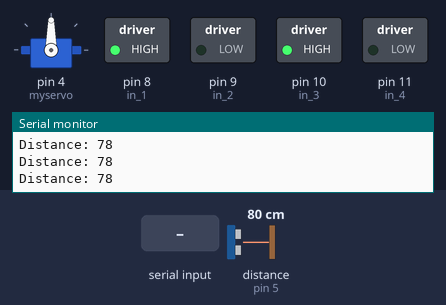
The sketch below on a simulated Arduino Uno, built with avr-gcc and run on an emulated ATmega328P. Parts: servo, switched loads named in the sketch (green lamp = pin HIGH), the last lines printed to the serial monitor. Wiring (inferred from the names in the program): ultrasonic range finder: trigger pin 6; echo pin 5. Inputs (shaded band) come from the test bench; at power-on: distance to the obstacle (sensor on pin 5) 80 cm. The echo pulse lasts 58.3 µs per cm; pins used as bus, display or sensor lines are not drawn.

Above: at 1.2 s.
1.3 s: distance to the obstacle (sensor on pin 5) set to 56 cm
2.8 s: distance to the obstacle (sensor on pin 5) set to 46 cm
At 3.1 s:
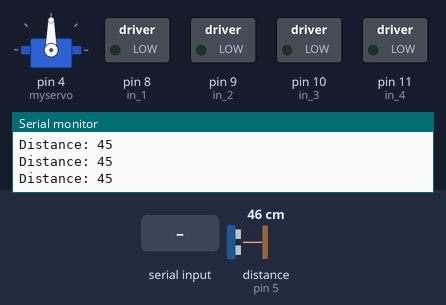
4.3 s: "0\n" received over Serial
At 4.78 s:
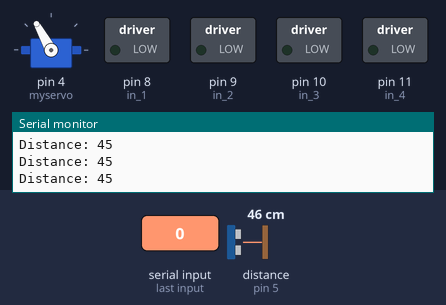
7.3 s: "2\n" received over Serial
At 7.9 s:
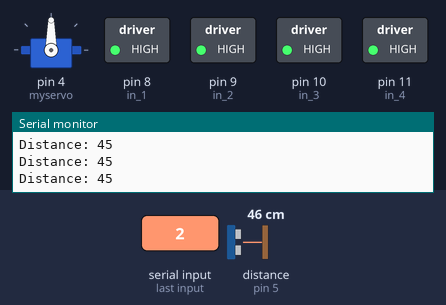
10.3 s: "3\n" received over Serial
At 12.1 s:
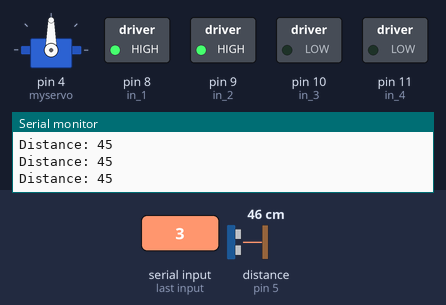
13.3 s: distance to the obstacle (sensor on pin 5) set to 120 cm
At 14.3 s:
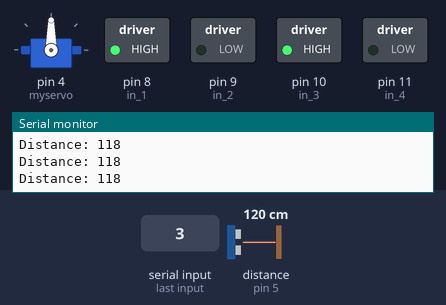
Timing chart, 0 to 15.8 s (numbered marks = the images above; inputs shaded):
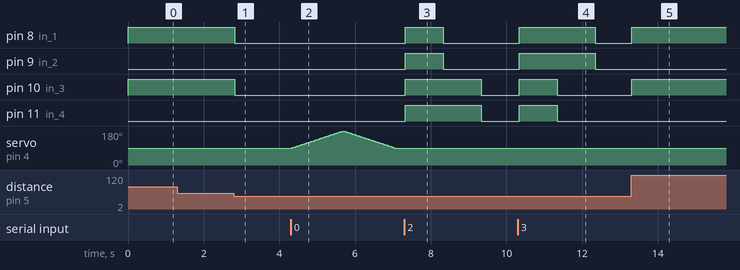

Measured:
- the behaviour switches between 52 and 51 cm on distance to the obstacle (sensor on pin 5) (found by bisection; images 0 and 1)
- after the input at 2.8 s, pin 8 (in_1), pin 10 (in_3): HIGH → LOW at once
- after the input at 4.3 s, servo on pin 4 (myservo): rises from 90° to 180° in 1.3 s, then falls to 90° in 1.4 s
- after the input at 7.3 s, pin 8 (in_1), pin 9 (in_2): LOW → HIGH at once, → LOW 1.0 s later; pin 10 (in_3), pin 11 (in_4): LOW → HIGH at once, → LOW 2.0 s later
- after the input at 10.3 s, pin 8 (in_1), pin 9 (in_2): LOW → HIGH at once, → LOW 2.0 s later; pin 10 (in_3), pin 11 (in_4): LOW → HIGH at once, → LOW 1.0 s later
- after the input at 13.3 s, pin 8 (in_1), pin 10 (in_3): LOW → HIGH at once

The sketch:

full_test_code3.ino
```cpp
#include <Servo.h>

Servo myservo;
int pos = 90;
//const int pwm1 = 2 ; //initializing pin 2 as pwm
//const int pwm2 = 3;
const int trigPin = 6;
const int echoPin = 5;
const int in_1 = 8 ;//PWM left motor
const int in_2 = 9 ;//DR left motor
const int in_3 = 10;//PWM right motor
const int in_4 = 11;//DR right motor

// defines variables for ultrasonic sensor
long duration;
int distance;

void setup() {

 Serial.begin(9600); //communication between arduino and raspberry pi
 myservo.attach(4);  // pin for servo
 pinMode(trigPin, OUTPUT); // Sets the trigPin as an Output
 pinMode(echoPin, INPUT); // Sets the echoPin as an Input
 //pinMode(pwm1,OUTPUT); //we have to set PWM pin as output
 //pinMode(pwm2,OUTPUT);
 pinMode(in_1,OUTPUT); //Logic pins are also set as output
 pinMode(in_2,OUTPUT);
 pinMode(in_3,OUTPUT);
 pinMode(in_4,OUTPUT);

}

void loop() {
  readingmarker();
  distance_check();


}


void distance_check(){
 // Clears the trigPin
digitalWrite(trigPin, LOW);
delayMicroseconds(2);

// Sets the trigPin on HIGH state for 10 micro seconds
digitalWrite(trigPin, HIGH);
delayMicroseconds(10);
digitalWrite(trigPin, LOW);

// Reads the echoPin, returns the sound wave travel time in microseconds
duration = pulseIn(echoPin, HIGH);

// Calculating the distance
distance= duration*0.034/2;

// Prints the distance on the Serial Monitor
Serial.print("Distance: ");
Serial.println(distance);

if (distance<= 50){
  Stop();
  readingmarker();
  }

  else{
    Forward();
    }

  }


void readingmarker(){

  if (Serial.available()){
    String payload = Serial.readStringUntil('\r\n');
    int cmd = payload.toInt();

    if (cmd == 1){
       Forward();
    }

    else if (cmd == 0){
       stopmarker();
    }

    else if (cmd == 2){
       Backward();
       Left();
    }

    else if (cmd == 3){
       Backward();
       Right();
    }

  }


  }


void stopmarker(){

   //stopping the motor
   digitalWrite(in_1,LOW);
   digitalWrite(in_2,LOW);
   digitalWrite(in_3,LOW);
   digitalWrite(in_4,LOW);
   //analogWrite(pwm1,1);
   //analogWrite(pwm2,1);

   for (pos = 90; pos <= 180; pos += 1) { // goes from 0 degrees to 180 degrees
    // in steps of 1 degree
    myservo.write(pos);              // tell servo to go to position in variable 'pos'
    delay(15);                       // waits 15ms for the servo to reach the position
  }

  for (pos = 180; pos >= 90; pos -= 1) { // goes from 180 degrees to 0 degrees
    myservo.write(pos);              // tell servo to go to position in variable 'pos'
    delay(15);                       // waits 15ms for the servo to reach the position
  }

  }


void Left(){
  digitalWrite(in_1,LOW);
  digitalWrite(in_2,LOW);
  digitalWrite(in_3,HIGH);
  digitalWrite(in_4,HIGH);
  //analogWrite(pwm1,1);
  //analogWrite(pwm2,1);

  delay(1000);

  }


void Right(){
  digitalWrite(in_1,HIGH); //8 AND 9 is left motor
  digitalWrite(in_2,HIGH); // 10 AND 11 is right motor
  digitalWrite(in_3,LOW);
  digitalWrite(in_4,LOW);
  //analogWrite(pwm1,1);
  //analogWrite(pwm2,1);

  delay(1000);

  }


void Forward(){

  digitalWrite(in_1,HIGH);
  digitalWrite(in_2,LOW);
  digitalWrite(in_3,HIGH);
  digitalWrite(in_4,LOW);
  //analogWrite(pwm1,1);
  //analogWrite(pwm2,1);

  }


void Backward(){
  digitalWrite(in_1,HIGH);
  digitalWrite(in_2,HIGH);
  digitalWrite(in_3,HIGH);
  digitalWrite(in_4,HIGH);
  //analogWrite(pwm1,1);
  //analogWrite(pwm2,1);

  delay(1000);
  }


void Stop()
{
  //stopping the motor
   digitalWrite(in_1,LOW);
   digitalWrite(in_2,LOW);
   digitalWrite(in_3,LOW);
   digitalWrite(in_4,LOW);
   //analogWrite(pwm1,1);
   //analogWrite(pwm2,1);

   delay(50);

  }
```
